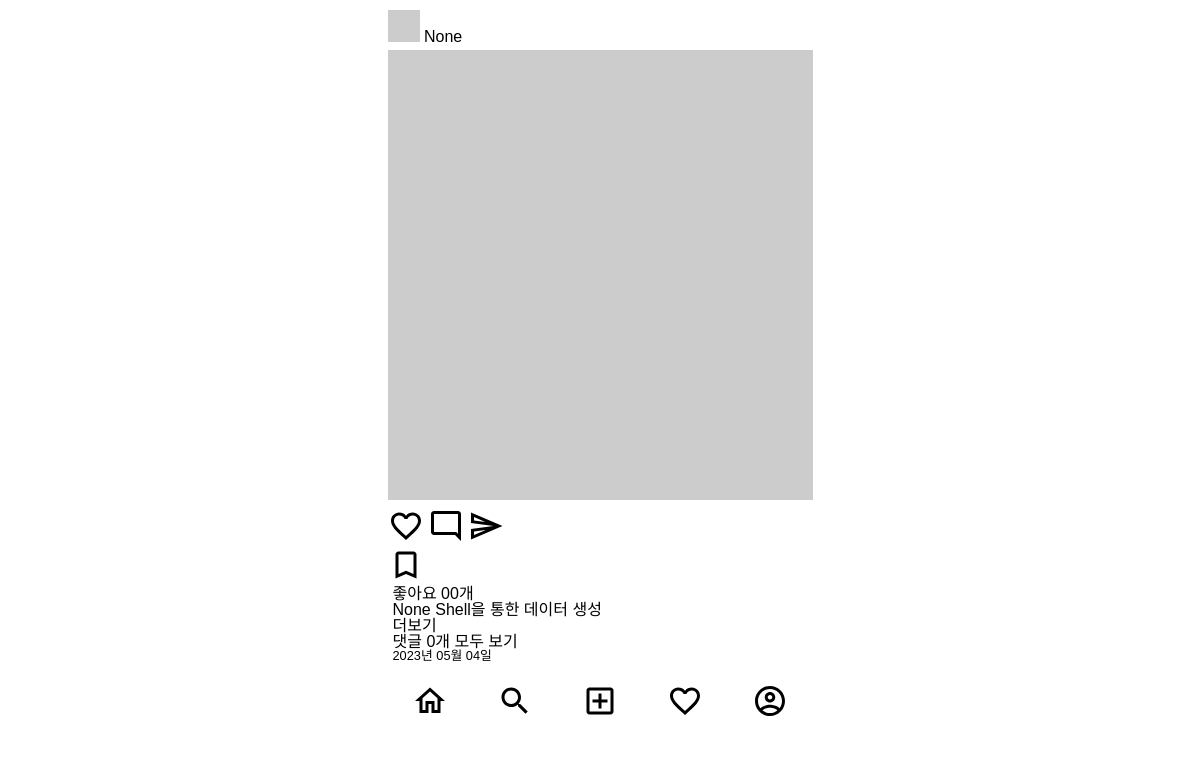
The app's page /, older data.
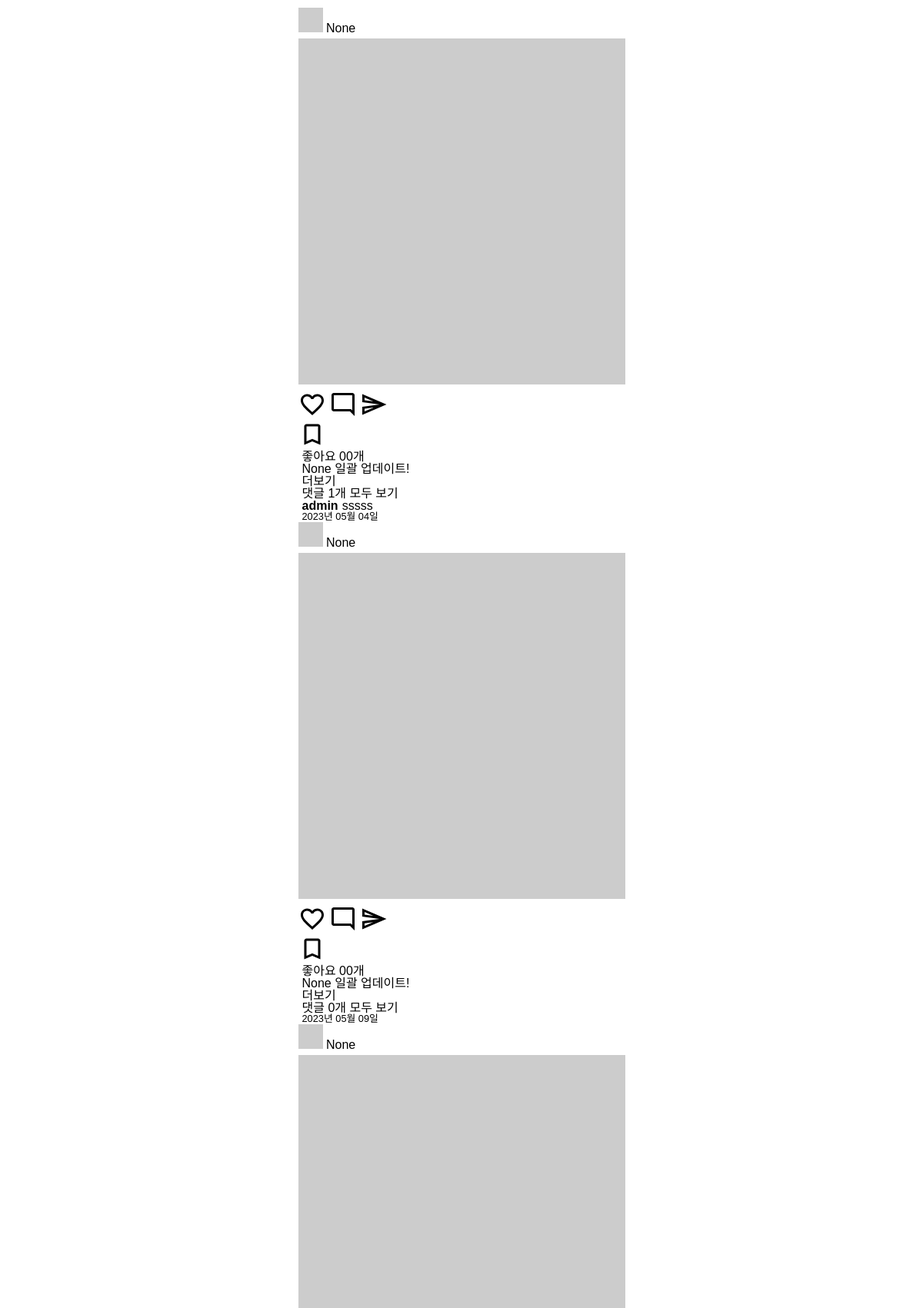
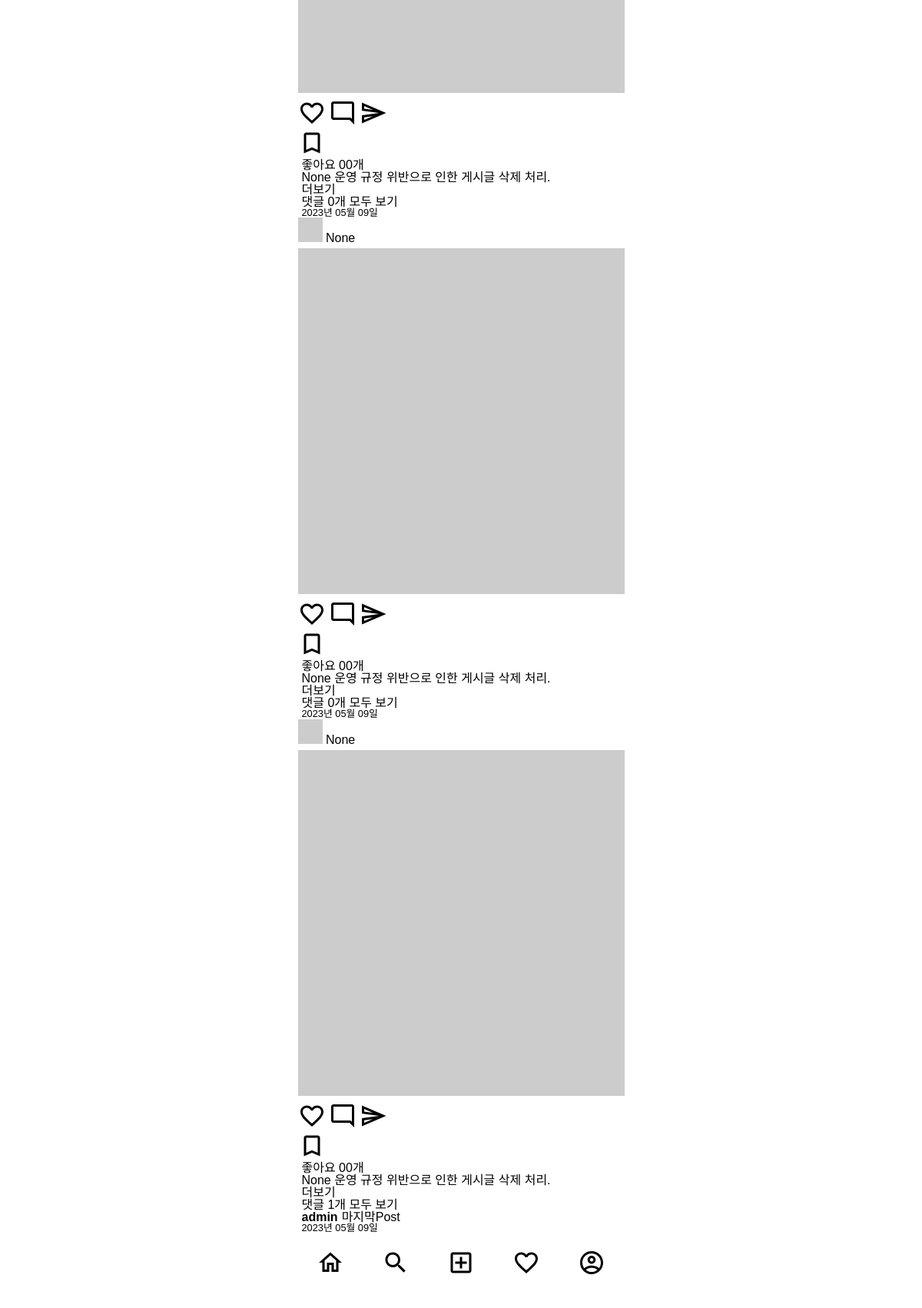
The same page, newer data (2 pictures, top to bottom).
### posts/models.py (models this page shows)
class Post(models.Model):
    image = models.ImageField(verbose_name='이미지', null=True, blank=True)
    content = models.TextField(verbose_name='내용')
    created_at = models.DateTimeField(verbose_name='작성일', auto_now_add=True)
    view_count = models.IntegerField(verbose_name='조회수', default=0)
    writer = models.ForeignKey(to=User, on_delete=models.CASCADE, null=True, blank=True)

class Comment(models.Model):
    content = models.TextField(verbose_name='내용')
    created_at = models.DateTimeField(verbose_name='작성일')
    post = models.ForeignKey(to='Post', on_delete=models.CASCADE)
    writer = models.ForeignKey(to=User, on_delete=models.CASCADE, null=True, blank=True)

### posts/views.py (the view)
# urls.py: path('', index, name='index'),
def index(request):
    post_list = Post.objects.all()
    context = {
        'post_list': post_list,
    }
    return render(request, 'index.html', context)

### templates/index.html (shortened to what this page needs)
{% extends 'base.html' %}
{% load static %}
{% block content %}
<main>
  <div class="card-list">
    {% for post in post_list %}
    {% include 'mixin/posts/post_card.html' with detail=False %}
    {% endfor %}
  </div>
</main>
{% endblock %}

### templates/mixin/posts/post_card.html (shortened to what this page needs)
{% load static %}
<div class="card">
    <div class="card_header">
        <img src="http://via.placeholder.com/32x32" alt="프로필이미지">
        <a href="#">
            <span class="card_user-name">{{ post.writer }}</span>
        </a>
    </div>
    <div class="card_body">
        <div>
            {% if post.image %}
            <img class="card__image" src="{{ post.image.url }}" alt="">
            {% else %}
            <img class="card__image" src="http://via.placeholder.com/600x600" alt="">
            {% endif %}
        </div>
        <div class="card_btn-group">
            <div>
                <img class="card_btn" src="{% static 'icons/favorite_outlined_black_36dp.svg' %}" alt="좋아요">
                <img class="card_btn" src="{% static 'icons/mode_comment_outlined_black_36dp.svg' %}" alt="댓글">
                <img class="card_btn" src="{% static 'icons/send_outlined_black_36dp.svg' %}" alt="공유하기">
            </div>
            <div>
                <img class="card_btn" src="{% static 'icons/bookmark_outlined_black_36dp.svg' %}" alt="북마크">
            </div>
        </div>
        <div class="card_content">
            <span class="card_like-num">좋아요 00개</span>
            <div class="card_main-text">
                <p><span class="card_user-name">{{ post.writer }} </span>
                    {% if not detail %}
                    {{post.content|truncatechars:35}}
                    {% else %}
                    {{post.content}}
                    {% endif %}
                </p>
                {% if not detail %}
                <a href="{% url 'posts:post-detail' post.id %}">더보기</a>
                {% endif %}
            </div>
            <div>
                <p>댓글 {{ post.comment_set.all.count }}개
                    {% if not detail %}
                    <a href="{% url 'posts:post-detail' post.id %}">모두 보기</a>
                    {% endif %}
                </p>
                <ul class="card_comment-group">
                    {% if not detail %}
                    {% for comment in post.comment_set.all|slice:":2" %}
                    <li>
                        <p><span class="card__user-name">{{ comment.writer }}</span>{{ comment.content }}</p>
                    </li>
                    {% endfor %}
                    {% else %}
                    {% for comment in post.comment_set.all %}
                    <li>
                        <p><span class="card__user-name">{{ comment.writer }}</span>{{ comment.content }}</p>
                    </li>
                    {% endfor %}
                    {% endif %}
                </ul>
                <p class="card__created-at">{{post.created_at|date:"Y년 m월 d일"}}</p>
            </div>
        </div>
    </div>
</div>

Row changes from the older to the newer data that the page shows:
changed Post (number 1 of 5 on the later page): content "Shell을 통한 데이터 생성" → "일괄 업데이트!"; comment_set.all.count "0" → "1"
added Comment: writer "admin", content "sssss", shown under Post (number 1 of 5 on the later page)
added Post: writer "None", content "일괄 업데이트!", comment_set.all.count "0", created_at "2023년 05월 09일"
added Post: writer "None", content "운영 규정 위반으로 인한 게시글 삭제 처리.", comment_set.all.count "0", created_at "2023년 05월 09일"
added Post: writer "None", content "운영 규정 위반으로 인한 게시글 삭제 처리.", comment_set.all.count "0", created_at "2023년 05월 09일"
added Post: writer "None", content "운영 규정 위반으로 인한 게시글 삭제 처리.", comment_set.all.count "1", created_at "2023년 05월 09일"
added Comment: writer "admin", content "마지막Post", shown under "None"
